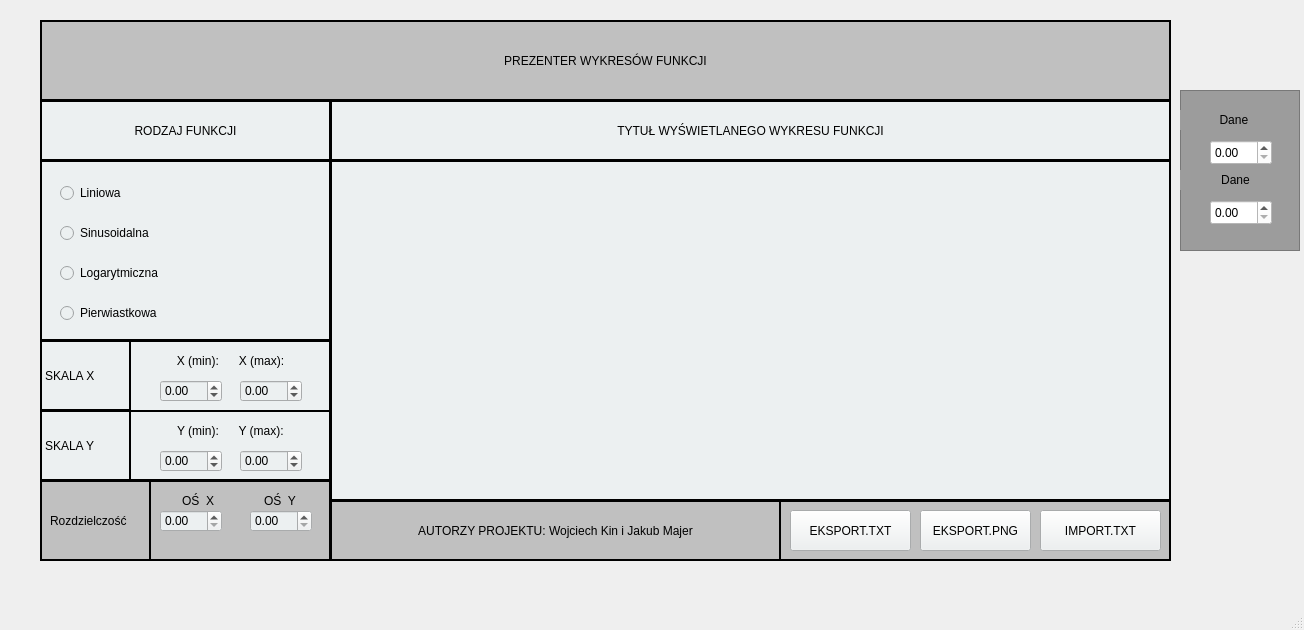
<?xml version="1.0" encoding="UTF-8"?>
<ui version="4.0">
 <class>MainWindow</class>
 <widget class="QMainWindow" name="MainWindow">
  <property name="geometry">
   <rect>
    <x>0</x>
    <y>0</y>
    <width>1304</width>
    <height>630</height>
   </rect>
  </property>
  <property name="windowTitle">
   <string>MainWindow</string>
  </property>
  <widget class="QWidget" name="centralwidget">
   <widget class="QFrame" name="frame">
    <property name="enabled">
     <bool>true</bool>
    </property>
    <property name="geometry">
     <rect>
      <x>40</x>
      <y>20</y>
      <width>1131</width>
      <height>541</height>
     </rect>
    </property>
    <property name="styleSheet">
     <string notr="true"/>
    </property>
    <property name="frameShape">
     <enum>QFrame::WinPanel</enum>
    </property>
    <property name="frameShadow">
     <enum>QFrame::Plain</enum>
    </property>
    <property name="lineWidth">
     <number>20</number>
    </property>
    <property name="midLineWidth">
     <number>20</number>
    </property>
    <widget class="QFrame" name="frame_3">
     <property name="geometry">
      <rect>
       <x>0</x>
       <y>0</y>
       <width>1131</width>
       <height>80</height>
      </rect>
     </property>
     <property name="styleSheet">
      <string notr="true">background-color: rgb(192, 192, 192);</string>
     </property>
     <property name="frameShape">
      <enum>QFrame::WinPanel</enum>
     </property>
     <property name="frameShadow">
      <enum>QFrame::Plain</enum>
     </property>
     <widget class="QLabel" name="label">
      <property name="geometry">
       <rect>
        <x>0</x>
        <y>0</y>
        <width>1131</width>
        <height>81</height>
       </rect>
      </property>
      <property name="layoutDirection">
       <enum>Qt::LeftToRight</enum>
      </property>
      <property name="styleSheet">
       <string notr="true">font: 40pt &quot;Harvest&quot;;
</string>
      </property>
      <property name="frameShape">
       <enum>QFrame::WinPanel</enum>
      </property>
      <property name="text">
       <string>PREZENTER WYKRESÓW FUNKCJI</string>
      </property>
      <property name="alignment">
       <set>Qt::AlignCenter</set>
      </property>
      <property name="margin">
       <number>0</number>
      </property>
     </widget>
    </widget>
    <widget class="QFrame" name="frame_5">
     <property name="geometry">
      <rect>
       <x>0</x>
       <y>80</y>
       <width>291</width>
       <height>461</height>
      </rect>
     </property>
     <property name="frameShape">
      <enum>QFrame::WinPanel</enum>
     </property>
     <property name="frameShadow">
      <enum>QFrame::Plain</enum>
     </property>
     <widget class="QFrame" name="frame_6">
      <property name="geometry">
       <rect>
        <x>0</x>
        <y>0</y>
        <width>291</width>
        <height>61</height>
       </rect>
      </property>
      <property name="styleSheet">
       <string notr="true">background-color: rgb(236, 240, 241);</string>
      </property>
      <property name="frameShape">
       <enum>QFrame::WinPanel</enum>
      </property>
      <property name="frameShadow">
       <enum>QFrame::Plain</enum>
      </property>
      <widget class="QLabel" name="label_2">
       <property name="geometry">
        <rect>
         <x>0</x>
         <y>0</y>
         <width>291</width>
         <height>61</height>
        </rect>
       </property>
       <property name="styleSheet">
        <string notr="true">background-color: rgb(236, 240, 241);
font: 15pt &quot;Times New Roman&quot;;</string>
       </property>
       <property name="frameShape">
        <enum>QFrame::WinPanel</enum>
       </property>
       <property name="text">
        <string>RODZAJ FUNKCJI</string>
       </property>
       <property name="alignment">
        <set>Qt::AlignCenter</set>
       </property>
       <property name="margin">
        <number>0</number>
       </property>
      </widget>
     </widget>
     <widget class="QFrame" name="frame_8">
      <property name="geometry">
       <rect>
        <x>0</x>
        <y>240</y>
        <width>291</width>
        <height>141</height>
       </rect>
      </property>
      <property name="styleSheet">
       <string notr="true">background-color: rgb(236, 240, 241);</string>
      </property>
      <property name="frameShape">
       <enum>QFrame::WinPanel</enum>
      </property>
      <property name="frameShadow">
       <enum>QFrame::Plain</enum>
      </property>
      <widget class="QFrame" name="frame_7">
       <property name="geometry">
        <rect>
         <x>0</x>
         <y>70</y>
         <width>291</width>
         <height>71</height>
        </rect>
       </property>
       <property name="frameShape">
        <enum>QFrame::WinPanel</enum>
       </property>
       <property name="frameShadow">
        <enum>QFrame::Plain</enum>
       </property>
       <widget class="QLabel" name="label_11">
        <property name="geometry">
         <rect>
          <x>0</x>
          <y>0</y>
          <width>91</width>
          <height>71</height>
         </rect>
        </property>
        <property name="styleSheet">
         <string notr="true">font: 12pt &quot;Times New Roman&quot;;</string>
        </property>
        <property name="frameShape">
         <enum>QFrame::WinPanel</enum>
        </property>
        <property name="text">
         <string>SKALA Y</string>
        </property>
       </widget>
       <widget class="QLabel" name="label_7">
        <property name="geometry">
         <rect>
          <x>100</x>
          <y>10</y>
          <width>181</width>
          <height>21</height>
         </rect>
        </property>
        <property name="styleSheet">
         <string notr="true">font: 12pt &quot;Times New Roman&quot;;</string>
        </property>
        <property name="text">
         <string>  Y (min):      Y (max):  </string>
        </property>
        <property name="alignment">
         <set>Qt::AlignCenter</set>
        </property>
       </widget>
       <widget class="QLabel" name="label_8">
        <property name="geometry">
         <rect>
          <x>230</x>
          <y>80</y>
          <width>181</width>
          <height>21</height>
         </rect>
        </property>
        <property name="styleSheet">
         <string notr="true">font: 15pt &quot;Times New Roman&quot;;</string>
        </property>
        <property name="text">
         <string>  Y (min):      Y (max):  </string>
        </property>
       </widget>
       <widget class="QDoubleSpinBox" name="Ymin">
        <property name="geometry">
         <rect>
          <x>120</x>
          <y>40</y>
          <width>62</width>
          <height>22</height>
         </rect>
        </property>
        <property name="minimum">
         <double>-99.000000000000000</double>
        </property>
       </widget>
       <widget class="QDoubleSpinBox" name="Ymax">
        <property name="geometry">
         <rect>
          <x>200</x>
          <y>40</y>
          <width>62</width>
          <height>22</height>
         </rect>
        </property>
        <property name="minimum">
         <double>-99.000000000000000</double>
        </property>
       </widget>
      </widget>
      <widget class="QLabel" name="label_5">
       <property name="geometry">
        <rect>
         <x>0</x>
         <y>0</y>
         <width>91</width>
         <height>71</height>
        </rect>
       </property>
       <property name="styleSheet">
        <string notr="true">font: 12pt &quot;Times New Roman&quot;;</string>
       </property>
       <property name="frameShape">
        <enum>QFrame::WinPanel</enum>
       </property>
       <property name="text">
        <string>SKALA X</string>
       </property>
      </widget>
      <widget class="QLabel" name="label_6">
       <property name="geometry">
        <rect>
         <x>100</x>
         <y>10</y>
         <width>181</width>
         <height>21</height>
        </rect>
       </property>
       <property name="styleSheet">
        <string notr="true">font: 12pt &quot;Times New Roman&quot;;</string>
       </property>
       <property name="text">
        <string>  X (min):      X (max):  </string>
       </property>
       <property name="alignment">
        <set>Qt::AlignCenter</set>
       </property>
      </widget>
      <widget class="QDoubleSpinBox" name="Xmin">
       <property name="geometry">
        <rect>
         <x>120</x>
         <y>40</y>
         <width>62</width>
         <height>22</height>
        </rect>
       </property>
       <property name="minimum">
        <double>-99.000000000000000</double>
       </property>
      </widget>
      <widget class="QDoubleSpinBox" name="Xmax">
       <property name="geometry">
        <rect>
         <x>200</x>
         <y>40</y>
         <width>62</width>
         <height>22</height>
        </rect>
       </property>
       <property name="minimum">
        <double>-99.000000000000000</double>
       </property>
      </widget>
     </widget>
     <widget class="QFrame" name="frame_4">
      <property name="geometry">
       <rect>
        <x>0</x>
        <y>60</y>
        <width>291</width>
        <height>181</height>
       </rect>
      </property>
      <property name="styleSheet">
       <string notr="true">background-color: rgb(236, 240, 241);</string>
      </property>
      <property name="frameShape">
       <enum>QFrame::WinPanel</enum>
      </property>
      <property name="frameShadow">
       <enum>QFrame::Plain</enum>
      </property>
      <widget class="QRadioButton" name="radioButton">
       <property name="geometry">
        <rect>
         <x>20</x>
         <y>20</y>
         <width>261</width>
         <height>26</height>
        </rect>
       </property>
       <property name="styleSheet">
        <string notr="true">font: 15pt &quot;Times New Roman&quot;;</string>
       </property>
       <property name="text">
        <string>Liniowa</string>
       </property>
       <property name="icon">
        <iconset theme="accessories-dictionary"/>
       </property>
       <property name="iconSize">
        <size>
         <width>50</width>
         <height>50</height>
        </size>
       </property>
      </widget>
      <widget class="QRadioButton" name="radioButton_2">
       <property name="geometry">
        <rect>
         <x>20</x>
         <y>60</y>
         <width>261</width>
         <height>26</height>
        </rect>
       </property>
       <property name="styleSheet">
        <string notr="true">font: 15pt &quot;Times New Roman&quot;;</string>
       </property>
       <property name="text">
        <string>Sinusoidalna</string>
       </property>
       <property name="icon">
        <iconset theme="accessories-dictionary"/>
       </property>
       <property name="iconSize">
        <size>
         <width>50</width>
         <height>50</height>
        </size>
       </property>
      </widget>
      <widget class="QRadioButton" name="radioButton_3">
       <property name="geometry">
        <rect>
         <x>20</x>
         <y>100</y>
         <width>261</width>
         <height>26</height>
        </rect>
       </property>
       <property name="styleSheet">
        <string notr="true">font: 15pt &quot;Times New Roman&quot;;</string>
       </property>
       <property name="text">
        <string>Logarytmiczna</string>
       </property>
       <property name="icon">
        <iconset theme="accessories-dictionary"/>
       </property>
       <property name="iconSize">
        <size>
         <width>50</width>
         <height>50</height>
        </size>
       </property>
      </widget>
      <widget class="QRadioButton" name="radioButton_4">
       <property name="geometry">
        <rect>
         <x>20</x>
         <y>140</y>
         <width>261</width>
         <height>26</height>
        </rect>
       </property>
       <property name="styleSheet">
        <string notr="true">font: 15pt &quot;Times New Roman&quot;;</string>
       </property>
       <property name="text">
        <string>Pierwiastkowa</string>
       </property>
       <property name="icon">
        <iconset theme="accessories-dictionary"/>
       </property>
       <property name="iconSize">
        <size>
         <width>50</width>
         <height>50</height>
        </size>
       </property>
      </widget>
     </widget>
     <widget class="QFrame" name="frame_11">
      <property name="geometry">
       <rect>
        <x>0</x>
        <y>380</y>
        <width>291</width>
        <height>81</height>
       </rect>
      </property>
      <property name="styleSheet">
       <string notr="true">background-color: rgb(192, 192, 192);</string>
      </property>
      <property name="frameShape">
       <enum>QFrame::WinPanel</enum>
      </property>
      <property name="frameShadow">
       <enum>QFrame::Plain</enum>
      </property>
      <widget class="QFrame" name="frame_2">
       <property name="geometry">
        <rect>
         <x>0</x>
         <y>0</y>
         <width>111</width>
         <height>81</height>
        </rect>
       </property>
       <property name="frameShape">
        <enum>QFrame::WinPanel</enum>
       </property>
       <property name="frameShadow">
        <enum>QFrame::Plain</enum>
       </property>
       <widget class="QLabel" name="label_3">
        <property name="geometry">
         <rect>
          <x>10</x>
          <y>10</y>
          <width>91</width>
          <height>61</height>
         </rect>
        </property>
        <property name="styleSheet">
         <string notr="true">font: 700 12pt &quot;Times New Roman&quot;;</string>
        </property>
        <property name="text">
         <string>Rozdzielczość</string>
        </property>
       </widget>
      </widget>
      <widget class="QLabel" name="label_9">
       <property name="geometry">
        <rect>
         <x>120</x>
         <y>10</y>
         <width>161</width>
         <height>21</height>
        </rect>
       </property>
       <property name="styleSheet">
        <string notr="true">font: 700 12pt &quot;Times New Roman&quot;;
</string>
       </property>
       <property name="text">
        <string>OŚ  X               OŚ  Y </string>
       </property>
       <property name="alignment">
        <set>Qt::AlignCenter</set>
       </property>
      </widget>
      <widget class="QDoubleSpinBox" name="Xunit">
       <property name="geometry">
        <rect>
         <x>120</x>
         <y>30</y>
         <width>62</width>
         <height>22</height>
        </rect>
       </property>
       <property name="styleSheet">
        <string notr="true">background-color: rgb(236, 240, 241);</string>
       </property>
      </widget>
      <widget class="QDoubleSpinBox" name="Yunit">
       <property name="geometry">
        <rect>
         <x>210</x>
         <y>30</y>
         <width>62</width>
         <height>22</height>
        </rect>
       </property>
       <property name="styleSheet">
        <string notr="true">background-color: rgb(236, 240, 241);</string>
       </property>
      </widget>
     </widget>
    </widget>
    <widget class="QFrame" name="frame_9">
     <property name="geometry">
      <rect>
       <x>290</x>
       <y>480</y>
       <width>841</width>
       <height>61</height>
      </rect>
     </property>
     <property name="styleSheet">
      <string notr="true">background-color: rgb(192, 192, 192);</string>
     </property>
     <property name="frameShape">
      <enum>QFrame::WinPanel</enum>
     </property>
     <property name="frameShadow">
      <enum>QFrame::Plain</enum>
     </property>
     <widget class="QLabel" name="label_4">
      <property name="geometry">
       <rect>
        <x>0</x>
        <y>0</y>
        <width>451</width>
        <height>61</height>
       </rect>
      </property>
      <property name="styleSheet">
       <string notr="true">background-color: rgb(192, 192, 192);
font: 14pt &quot;Harvest&quot;;</string>
      </property>
      <property name="frameShape">
       <enum>QFrame::WinPanel</enum>
      </property>
      <property name="text">
       <string>AUTORZY PROJEKTU: Wojciech Kin i Jakub Majer</string>
      </property>
      <property name="alignment">
       <set>Qt::AlignCenter</set>
      </property>
      <property name="margin">
       <number>0</number>
      </property>
     </widget>
     <widget class="QPushButton" name="importTxt">
      <property name="geometry">
       <rect>
        <x>710</x>
        <y>10</y>
        <width>121</width>
        <height>41</height>
       </rect>
      </property>
      <property name="styleSheet">
       <string notr="true">background-color: rgb(236, 240, 241);</string>
      </property>
      <property name="text">
       <string>IMPORT.TXT</string>
      </property>
      <property name="flat">
       <bool>false</bool>
      </property>
     </widget>
     <widget class="QPushButton" name="eksportTxt">
      <property name="geometry">
       <rect>
        <x>460</x>
        <y>10</y>
        <width>121</width>
        <height>41</height>
       </rect>
      </property>
      <property name="styleSheet">
       <string notr="true">background-color: rgb(236, 240, 241);</string>
      </property>
      <property name="text">
       <string>EKSPORT.TXT</string>
      </property>
      <property name="flat">
       <bool>false</bool>
      </property>
     </widget>
     <widget class="QPushButton" name="eksportPng">
      <property name="geometry">
       <rect>
        <x>590</x>
        <y>10</y>
        <width>111</width>
        <height>41</height>
       </rect>
      </property>
      <property name="styleSheet">
       <string notr="true">background-color: rgb(236, 240, 241);</string>
      </property>
      <property name="text">
       <string>EKSPORT.PNG</string>
      </property>
      <property name="autoDefault">
       <bool>true</bool>
      </property>
     </widget>
    </widget>
    <widget class="QFrame" name="frame_10">
     <property name="geometry">
      <rect>
       <x>290</x>
       <y>80</y>
       <width>841</width>
       <height>61</height>
      </rect>
     </property>
     <property name="styleSheet">
      <string notr="true"/>
     </property>
     <property name="frameShape">
      <enum>QFrame::WinPanel</enum>
     </property>
     <property name="frameShadow">
      <enum>QFrame::Plain</enum>
     </property>
     <widget class="QLabel" name="myLabel">
      <property name="geometry">
       <rect>
        <x>0</x>
        <y>0</y>
        <width>841</width>
        <height>61</height>
       </rect>
      </property>
      <property name="styleSheet">
       <string notr="true">background-color: rgb(236, 240, 241);
font: 16pt &quot;Times New Roman&quot;;</string>
      </property>
      <property name="frameShape">
       <enum>QFrame::WinPanel</enum>
      </property>
      <property name="text">
       <string>TYTUŁ WYŚWIETLANEGO WYKRESU FUNKCJI</string>
      </property>
      <property name="alignment">
       <set>Qt::AlignCenter</set>
      </property>
      <property name="margin">
       <number>0</number>
      </property>
     </widget>
    </widget>
    <widget class="QFrame" name="frame_12">
     <property name="geometry">
      <rect>
       <x>290</x>
       <y>140</y>
       <width>841</width>
       <height>341</height>
      </rect>
     </property>
     <property name="styleSheet">
      <string notr="true">background-color: rgb(236, 240, 241);</string>
     </property>
     <property name="frameShape">
      <enum>QFrame::WinPanel</enum>
     </property>
     <property name="frameShadow">
      <enum>QFrame::Plain</enum>
     </property>
     <widget class="QCustomPlot" name="customPlot" native="true">
      <property name="geometry">
       <rect>
        <x>20</x>
        <y>20</y>
        <width>801</width>
        <height>301</height>
       </rect>
      </property>
     </widget>
    </widget>
   </widget>
   <widget class="QFrame" name="frame_13">
    <property name="geometry">
     <rect>
      <x>1180</x>
      <y>90</y>
      <width>120</width>
      <height>161</height>
     </rect>
    </property>
    <property name="styleSheet">
     <string notr="true">background-color: rgb(156, 156, 156);</string>
    </property>
    <property name="frameShape">
     <enum>QFrame::StyledPanel</enum>
    </property>
    <property name="frameShadow">
     <enum>QFrame::Raised</enum>
    </property>
    <property name="lineWidth">
     <number>3</number>
    </property>
    <widget class="QLabel" name="pierwszaWartLabel">
     <property name="geometry">
      <rect>
       <x>0</x>
       <y>20</y>
       <width>111</width>
       <height>20</height>
      </rect>
     </property>
     <property name="text">
      <string>Dane </string>
     </property>
     <property name="alignment">
      <set>Qt::AlignCenter</set>
     </property>
    </widget>
    <widget class="QDoubleSpinBox" name="pierwszaWartosc">
     <property name="geometry">
      <rect>
       <x>30</x>
       <y>50</y>
       <width>62</width>
       <height>25</height>
      </rect>
     </property>
     <property name="styleSheet">
      <string notr="true">background-color: rgb(255, 255, 255);</string>
     </property>
    </widget>
    <widget class="QLabel" name="drugaWartLabel">
     <property name="geometry">
      <rect>
       <x>0</x>
       <y>80</y>
       <width>111</width>
       <height>20</height>
      </rect>
     </property>
     <property name="text">
      <string>Dane</string>
     </property>
     <property name="alignment">
      <set>Qt::AlignCenter</set>
     </property>
    </widget>
    <widget class="QDoubleSpinBox" name="drugaWartosc">
     <property name="geometry">
      <rect>
       <x>30</x>
       <y>110</y>
       <width>62</width>
       <height>25</height>
      </rect>
     </property>
     <property name="styleSheet">
      <string notr="true">background-color: rgb(255, 255, 255);</string>
     </property>
    </widget>
   </widget>
  </widget>
  <widget class="QMenuBar" name="menubar">
   <property name="geometry">
    <rect>
     <x>0</x>
     <y>0</y>
     <width>1304</width>
     <height>21</height>
    </rect>
   </property>
  </widget>
  <widget class="QStatusBar" name="statusbar"/>
 </widget>
 <customwidgets>
  <customwidget>
   <class>QCustomPlot</class>
   <extends>QWidget</extends>
   <header>qcustomplot.h</header>
   <container>1</container>
  </customwidget>
 </customwidgets>
 <resources/>
 <connections/>
</ui>
